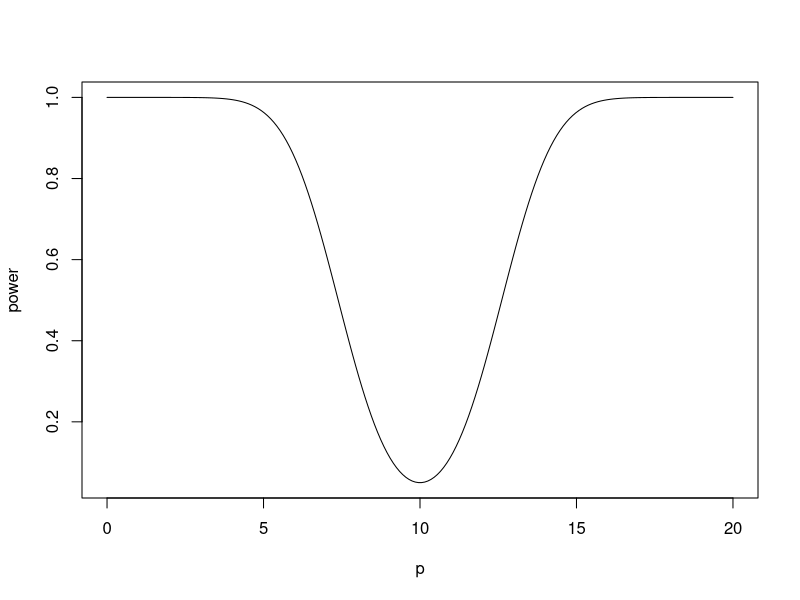
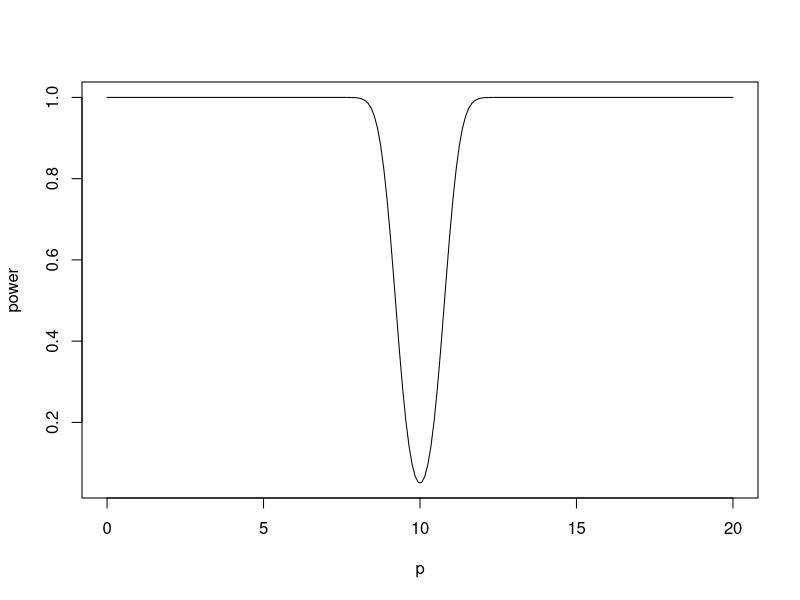
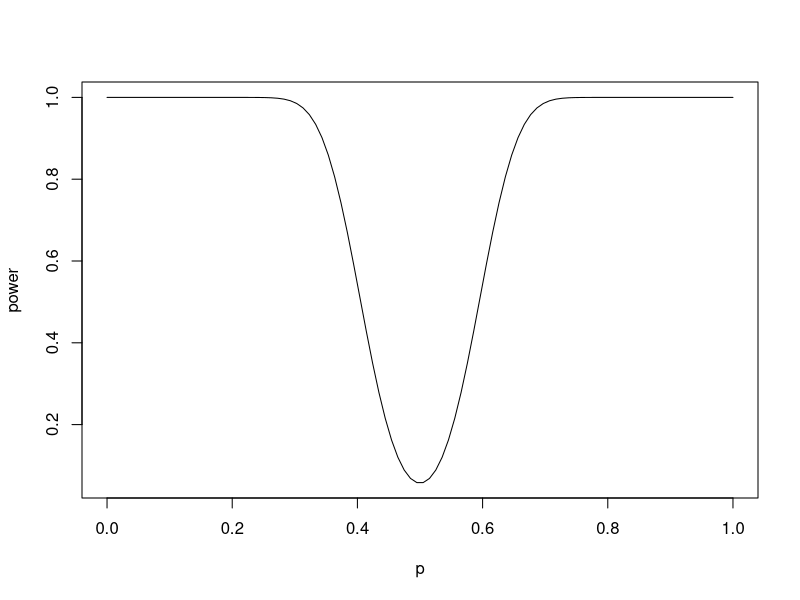
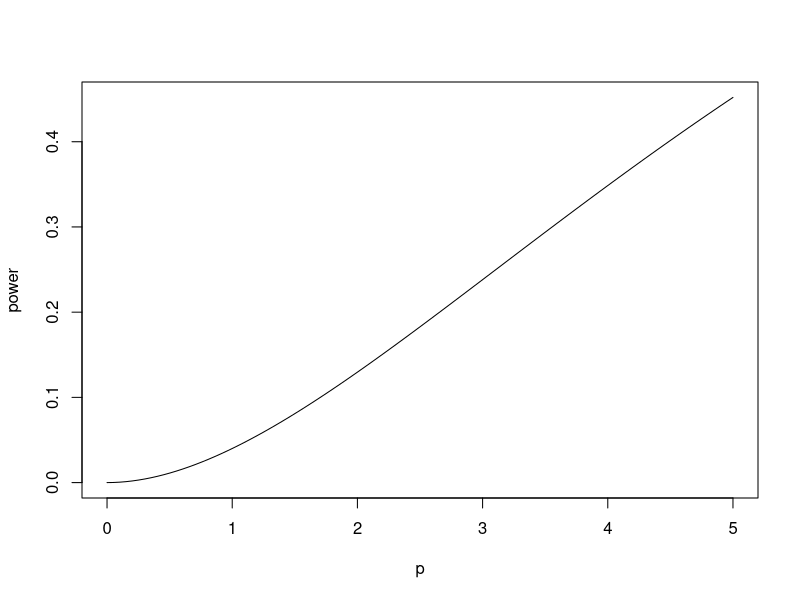

The R source for these figures, in order:
p = seq(0,20,length = 200)
power = pnorm(7.387, p, 4/3 ) + 1 - pnorm(12.6133, p, 4/3)

plot(p, power, type = "l") #4.2(b)


p = seq(0,20,length = 200)
power = pnorm(9.216, p, 4/10 ) + 1 - pnorm(10.784, p, 4/10)

plot(p, power, type = "l") #4.2(b)

p = seq(0,1,length = 100)
power = pbinom(40, 100, p ) + 1 - pbinom(59, 100, p)

plot(p, power, type = "l") #4.13

p = seq(0,5,length = 100)
power = (1-0.8^p)^2
plot(p, power, type = "l") #4.21